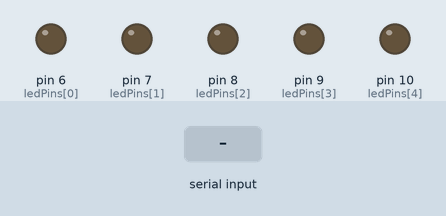
The sketch below on a simulated Arduino Uno, built with avr-gcc and run on an emulated ATmega328P. Shown: output pins drawn as LEDs (lit = HIGH). The test bench sets the inputs (shaded band).

Above: at 1.2 s.
1.3 s: "1\n" received over Serial
At 2.5 s:
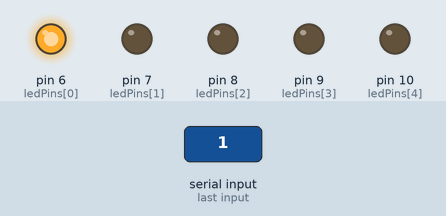
2.8 s: "0\n" received over Serial
At 3.7 s:
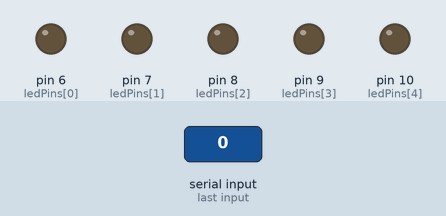
Timing chart, 0 to 5.8 s (numbered marks = the images above; inputs shaded):
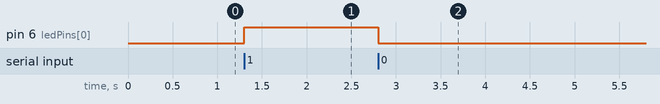

The sketch:

main.ino
```cpp
int ledPins[5] = {6, 7, 8, 9, 10};

void setup() {
  Serial.begin(9600);
  for (int i = 0; i < 5; i++) {
    pinMode(ledPins[i], OUTPUT);
  }
}

void loop() {
  if (Serial.available()) {
    String data = Serial.readStringUntil('\n');
    for (int i = 0; i < 5; i++) {
      digitalWrite(ledPins[i], data.charAt(i) == '1');
    }
  }
}
```

Measured:
- after the input at 1.3 s, pin 6 (ledPins[0]): LOW → HIGH at once
- after the input at 2.8 s, pin 6 (ledPins[0]): HIGH → LOW at once
